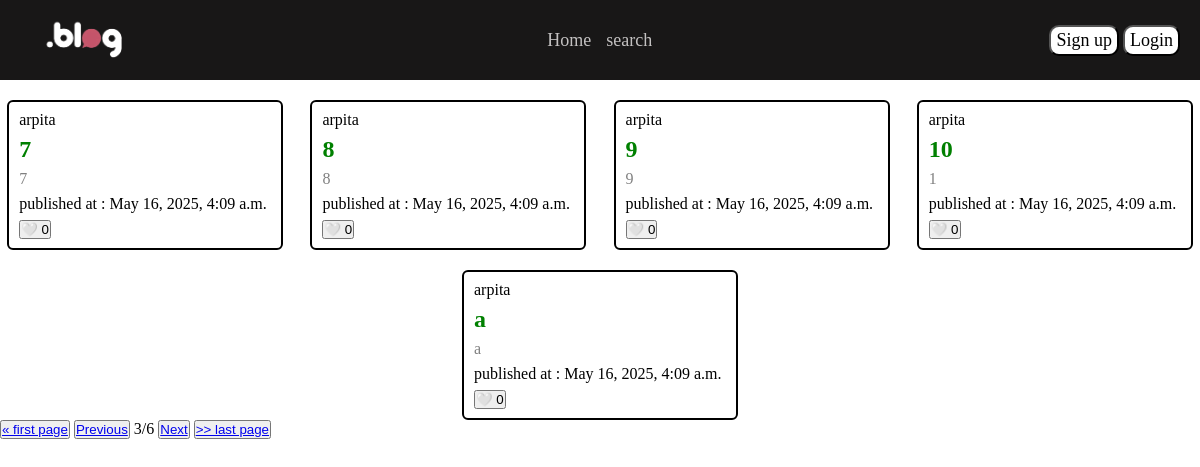
/?page=3, run on the app's committed database.
### basic/models.py (models this page shows, shortened)
class Blog(models.Model):
    title = models.CharField(max_length=100)
    content = models.TextField()
    is_published = models.BooleanField(default=False)
    created_at = models.DateTimeField(auto_now_add=True)
    like = models.IntegerField(default=0)
    user = models.ForeignKey(
        settings.AUTH_USER_MODEL,
        on_delete=models.CASCADE, # agar user delete hua to uske sarey blogs delete ho jayenge.
        default= None,
    )

### user/models.py (models this page shows)
class CustomUser(AbstractUser):
    email = models.EmailField(max_length=255,unique=True)

### basic/views.py (the view)
# urls.py: path('', home_view, name="home_view"),
def home_view(request):
    page_no = request.GET.get("page") or 1
    is_logged_in = check_login_view(request)
    data = Blog.objects.filter(is_published__exact = True).select_related('user')
    paginator = Paginator(data,5)
    page_blogs = paginator.get_page(page_no)
    if is_logged_in:
        profile = UserProfile.objects.get(user = request.user)
        dict = {
        "blogs": page_blogs,
        "is_logged_in" : is_logged_in,
        "liked_list" : json.loads(profile.liked_blog_ids)
    }
    else:
        dict = {
        "blogs": page_blogs,
        "is_logged_in" : is_logged_in
    }
    return render(request, 'basic/blogCard.html', context=dict)

### user/views.py (called while the page is built)
def check_login_view(request):
    if request.user.is_authenticated:
        return True
    else:
        return False

### basic/templates/basic/blogCard.html
{% extends "basic/base.html" %}
{% load static %}
{% block "styleSheet" %}
{{block.super}}
<link rel="stylesheet" href="{% static 'basic/css/blogCard.css' %}">
{% endblock "styleSheet" %}
{% block "mainContent" %}
<div class="blog-card-container">
{% include "basic/components/cards.html" %}
</div>
{% if blogs.has_previous %}
<button><a href="?page=1">&laquo; first page</a></button>
<button><a href="?page={{blogs.previous_page_number}}">Previous</a></button>
{% endif %}
<span>
    {{blogs.number}}/{{blogs.paginator.num_pages}}
</span>
{% if blogs.has_next %}
<button><a href="?page={{blogs.next_page_number}}">Next</a></button>
<button><a href="?page={{blogs.paginator.num_pages}}"> >> last page</a></button>
{% endif %}
{% endblock "mainContent" %}

### basic/templates/basic/components/cards.html (shortened to what this page needs)
{% for item in blogs %}
<div class="blog-card">
    {{item.user.username}}
    <h2 class='cursor-pointer'><a href="{% url 'blog_content_view' item.id 'no' %}">{{item.title}}</a></h2>
    <p>{{item.content|truncatewords:15}}</p>
    <span>published at : {{item.created_at}}</span>
    <form method='POST' action="{% url 'update_like_count_view' item.id %}">
        {% if item.id in liked_list %}
             <button type="submit">❤️ {{item.like}}</button>
        {% else %}
             <button type="submit">🤍 {{item.like}}</button>
        {% endif %}
    </form>
</div>
{% endfor %}

### basic/static/basic/css/home.css (style rules this page uses)
* { margin: 0; padding: 0; box-sizing: border-box; }
html, body { width: 100dvw; height: 100dvh; overflow-x: hidden !important; }
.cursor-pointer { cursor: pointer; }

### basic/static/basic/css/blogCard.css (style rules this page uses)
.blog-card-container { margin-top: 20px; display: flex; justify-content: space-evenly; flex-wrap: wrap; gap: 20px; }
.blog-card { display: flex; flex-direction: column; justify-content: space-around; width: 23%; height: 150px; border-radius: 6px; border: 2px solid black; padding: 5px 10px; }
.blog-card p { color: gray; }
.blog-card h2 a { color: green; text-decoration: none; }

### data on the page
Blog: user.username "arpita", title "7", content "7", created_at "May 16, 2025, 4:09 a.m.", like "0"
Blog: user.username "arpita", title "8", content "8", created_at "May 16, 2025, 4:09 a.m.", like "0"
Blog: user.username "arpita", title "9", content "9", created_at "May 16, 2025, 4:09 a.m.", like "0"
Blog: user.username "arpita", title "10", content "1", created_at "May 16, 2025, 4:09 a.m.", like "0"
Blog: user.username "arpita", title "a", content "a", created_at "May 16, 2025, 4:09 a.m.", like "0"

### other printed values
{{ blogs.number }} "3"
{{ blogs.paginator.num_pages }} "6"
